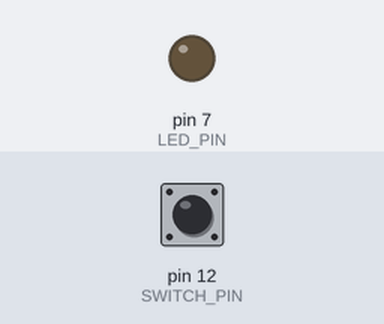
This sketch was run on a simulated Arduino Uno, built with avr-gcc and run on an emulated ATmega328P. Parts: output pins drawn as LEDs (lit = HIGH). Inputs (shaded band) come from the test bench; at power-on: pin 12 (SWITCH_PIN) HIGH.

Above: at 1.2 s.
1.3 s: pin 12 (SWITCH_PIN) pulled LOW for 0.15 s
At 1.37 s:
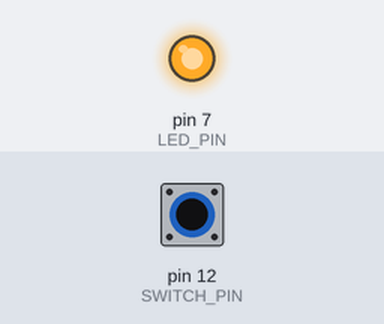
2.9 s: pin 12 (SWITCH_PIN) pulled LOW for 3.2 s
At 6.7 s:
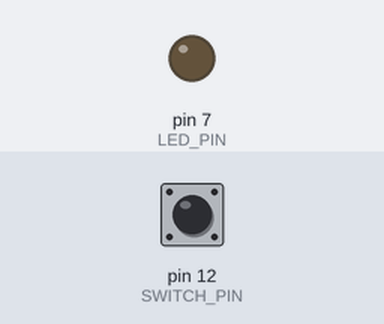
Timing chart, 0 to 8.2 s (numbered marks = the images above; inputs shaded):
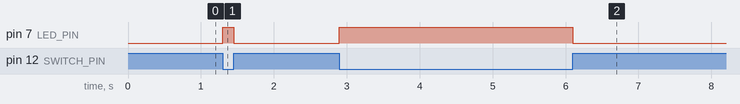

Measured:
- after the input at 1.3 s, pin 7 (LED_PIN): LOW → HIGH at once, → LOW 0.15 s later
- after the input at 2.9 s, pin 7 (LED_PIN): LOW → HIGH at once, → LOW 3.2 s later

The sketch:

flora_pushbutton.ino
```cpp
const int SWITCH_PIN = 12;
const int LED_PIN = 7;    // built-in LED == 7

int last_pin_state;

void setup() {
  pinMode(SWITCH_PIN, INPUT);
  digitalWrite(SWITCH_PIN, HIGH);
  pinMode(LED_PIN, OUTPUT);
}

void loop() {
  int pin_state = digitalRead(SWITCH_PIN);
  if (pin_state != last_pin_state) {
    int led_state = (pin_state == LOW) ? HIGH : LOW;
    digitalWrite(LED_PIN, led_state);
    last_pin_state = pin_state;
  }
}
```
